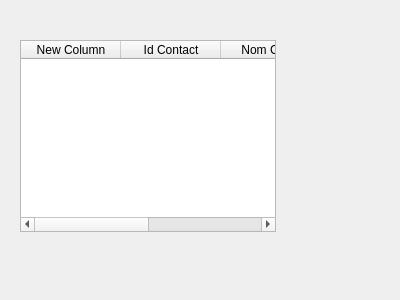
<?xml version="1.0" encoding="UTF-8"?>
<ui version="4.0">
 <class>ContactsNonAffectes</class>
 <widget class="QWidget" name="ContactsNonAffectes">
  <property name="windowModality">
   <enum>Qt::NonModal</enum>
  </property>
  <property name="geometry">
   <rect>
    <x>0</x>
    <y>0</y>
    <width>400</width>
    <height>300</height>
   </rect>
  </property>
  <property name="windowTitle">
   <string>Liste de contacts prévus non affectés</string>
  </property>
  <widget class="QTableWidget" name="tableWidget">
   <property name="geometry">
    <rect>
     <x>20</x>
     <y>40</y>
     <width>256</width>
     <height>192</height>
    </rect>
   </property>
   <property name="layoutDirection">
    <enum>Qt::LeftToRight</enum>
   </property>
   <column>
    <property name="text">
     <string>New Column</string>
    </property>
   </column>
   <column>
    <property name="text">
     <string>Id Contact</string>
    </property>
   </column>
   <column>
    <property name="text">
     <string>Nom Client</string>
    </property>
   </column>
   <column>
    <property name="text">
     <string>Agent Habituel</string>
    </property>
   </column>
  </widget>
 </widget>
 <resources/>
 <connections/>
</ui>
